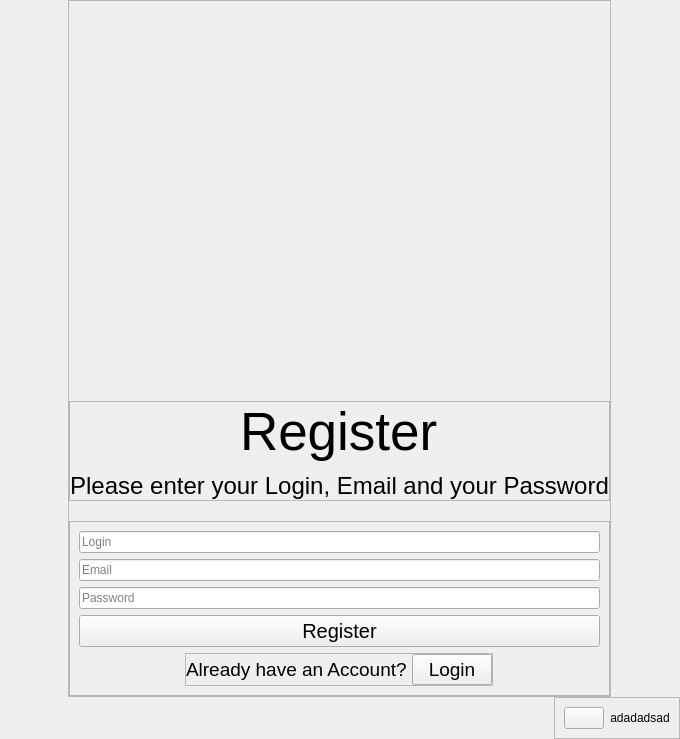
<?xml version="1.0" encoding="UTF-8"?>
<ui version="4.0">
 <class>MainWindow</class>
 <widget class="QMainWindow" name="MainWindow">
  <property name="geometry">
   <rect>
    <x>0</x>
    <y>0</y>
    <width>680</width>
    <height>710</height>
   </rect>
  </property>
  <property name="windowTitle">
   <string>MainWindow</string>
  </property>
  <widget class="QWidget" name="centralwidget">
   <layout class="QVBoxLayout" name="verticalLayout_4">
    <property name="spacing">
     <number>0</number>
    </property>
    <property name="leftMargin">
     <number>0</number>
    </property>
    <property name="topMargin">
     <number>0</number>
    </property>
    <property name="rightMargin">
     <number>0</number>
    </property>
    <property name="bottomMargin">
     <number>0</number>
    </property>
    <item alignment="Qt::AlignHCenter|Qt::AlignTop">
     <widget class="QFrame" name="container">
      <property name="frameShape">
       <enum>QFrame::StyledPanel</enum>
      </property>
      <property name="frameShadow">
       <enum>QFrame::Raised</enum>
      </property>
      <layout class="QVBoxLayout" name="verticalLayout_3">
       <property name="spacing">
        <number>20</number>
       </property>
       <property name="leftMargin">
        <number>0</number>
       </property>
       <property name="topMargin">
        <number>400</number>
       </property>
       <property name="rightMargin">
        <number>0</number>
       </property>
       <property name="bottomMargin">
        <number>0</number>
       </property>
       <item>
        <widget class="QFrame" name="texts">
         <property name="frameShape">
          <enum>QFrame::StyledPanel</enum>
         </property>
         <property name="frameShadow">
          <enum>QFrame::Raised</enum>
         </property>
         <layout class="QVBoxLayout" name="verticalLayout">
          <property name="spacing">
           <number>10</number>
          </property>
          <property name="leftMargin">
           <number>0</number>
          </property>
          <property name="topMargin">
           <number>0</number>
          </property>
          <property name="rightMargin">
           <number>0</number>
          </property>
          <property name="bottomMargin">
           <number>0</number>
          </property>
          <item alignment="Qt::AlignHCenter">
           <widget class="QLabel" name="title">
            <property name="font">
             <font>
              <pointsize>40</pointsize>
             </font>
            </property>
            <property name="text">
             <string>Register</string>
            </property>
           </widget>
          </item>
          <item alignment="Qt::AlignHCenter">
           <widget class="QLabel" name="label_1">
            <property name="font">
             <font>
              <pointsize>18</pointsize>
             </font>
            </property>
            <property name="layoutDirection">
             <enum>Qt::LeftToRight</enum>
            </property>
            <property name="text">
             <string>Please enter your Login, Email and your Password</string>
            </property>
            <property name="alignment">
             <set>Qt::AlignCenter</set>
            </property>
           </widget>
          </item>
         </layout>
        </widget>
       </item>
       <item>
        <widget class="QFrame" name="frame_3">
         <property name="frameShape">
          <enum>QFrame::StyledPanel</enum>
         </property>
         <property name="frameShadow">
          <enum>QFrame::Raised</enum>
         </property>
         <layout class="QVBoxLayout" name="verticalLayout_2">
          <item>
           <widget class="QLineEdit" name="login_edit">
            <property name="minimumSize">
             <size>
              <width>460</width>
              <height>0</height>
             </size>
            </property>
            <property name="maximumSize">
             <size>
              <width>100000</width>
              <height>16777215</height>
             </size>
            </property>
            <property name="inputMask">
             <string/>
            </property>
            <property name="frame">
             <bool>true</bool>
            </property>
            <property name="placeholderText">
             <string>Login</string>
            </property>
           </widget>
          </item>
          <item>
           <widget class="QLineEdit" name="email_edit">
            <property name="minimumSize">
             <size>
              <width>460</width>
              <height>0</height>
             </size>
            </property>
            <property name="maximumSize">
             <size>
              <width>100000</width>
              <height>16777215</height>
             </size>
            </property>
            <property name="inputMask">
             <string/>
            </property>
            <property name="frame">
             <bool>true</bool>
            </property>
            <property name="placeholderText">
             <string>Email</string>
            </property>
           </widget>
          </item>
          <item>
           <widget class="QLineEdit" name="password_edit">
            <property name="minimumSize">
             <size>
              <width>460</width>
              <height>0</height>
             </size>
            </property>
            <property name="maximumSize">
             <size>
              <width>100000</width>
              <height>16777215</height>
             </size>
            </property>
            <property name="echoMode">
             <enum>QLineEdit::Password</enum>
            </property>
            <property name="placeholderText">
             <string>Password</string>
            </property>
           </widget>
          </item>
          <item>
           <widget class="QPushButton" name="register_button">
            <property name="minimumSize">
             <size>
              <width>0</width>
              <height>0</height>
             </size>
            </property>
            <property name="maximumSize">
             <size>
              <width>16777215</width>
              <height>16777215</height>
             </size>
            </property>
            <property name="font">
             <font>
              <pointsize>15</pointsize>
             </font>
            </property>
            <property name="text">
             <string>Register</string>
            </property>
           </widget>
          </item>
          <item alignment="Qt::AlignHCenter">
           <widget class="QFrame" name="frame_4">
            <property name="frameShape">
             <enum>QFrame::StyledPanel</enum>
            </property>
            <property name="frameShadow">
             <enum>QFrame::Raised</enum>
            </property>
            <layout class="QHBoxLayout" name="horizontalLayout">
             <property name="spacing">
              <number>5</number>
             </property>
             <property name="leftMargin">
              <number>0</number>
             </property>
             <property name="topMargin">
              <number>0</number>
             </property>
             <property name="rightMargin">
              <number>0</number>
             </property>
             <property name="bottomMargin">
              <number>0</number>
             </property>
             <item>
              <widget class="QLabel" name="label_2">
               <property name="font">
                <font>
                 <pointsize>14</pointsize>
                </font>
               </property>
               <property name="text">
                <string>Already have an Account?</string>
               </property>
              </widget>
             </item>
             <item>
              <widget class="QPushButton" name="login_button">
               <property name="font">
                <font>
                 <pointsize>14</pointsize>
                </font>
               </property>
               <property name="text">
                <string>Login</string>
               </property>
              </widget>
             </item>
            </layout>
           </widget>
          </item>
         </layout>
        </widget>
       </item>
      </layout>
     </widget>
    </item>
    <item alignment="Qt::AlignRight|Qt::AlignBottom">
     <widget class="QFrame" name="error_container">
      <property name="frameShape">
       <enum>QFrame::StyledPanel</enum>
      </property>
      <property name="frameShadow">
       <enum>QFrame::Raised</enum>
      </property>
      <layout class="QHBoxLayout" name="horizontalLayout_2">
       <item alignment="Qt::AlignVCenter">
        <widget class="QPushButton" name="error">
         <property name="text">
          <string/>
         </property>
         <property name="icon">
          <iconset>
           <normaloff>../images/svg_icon/error.svg</normaloff>../images/svg_icon/error.svg</iconset>
         </property>
         <property name="iconSize">
          <size>
           <width>48</width>
           <height>48</height>
          </size>
         </property>
        </widget>
       </item>
       <item>
        <widget class="QLabel" name="error_label">
         <property name="maximumSize">
          <size>
           <width>16777215</width>
           <height>16777215</height>
          </size>
         </property>
         <property name="text">
          <string>adadadsad</string>
         </property>
         <property name="alignment">
          <set>Qt::AlignCenter</set>
         </property>
        </widget>
       </item>
      </layout>
     </widget>
    </item>
   </layout>
  </widget>
 </widget>
 <resources/>
 <connections/>
</ui>
